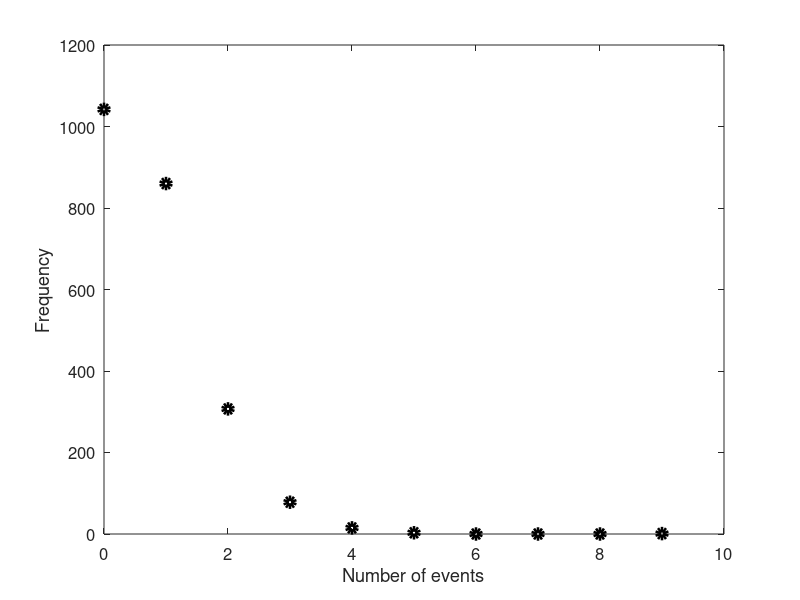

Reproduce this figure in MATLAB.
display('file: NeutrinosData.m')
k = 0:9; % number of events (neutrinos in 10 s intervals)
frequencies = [1042, 860, 307, 78, 15, 3, 0, 0, 0, 1];
figure;
plot(k, frequencies, 'ko', 'LineWidth', 4, 'MarkerSize', 6);
xlabel('Number of events', 'FontSize', 15);
ylabel('Frequency', 'FontSize', 15);
set(gca, 'FontSize', 12, 'YDir', 'normal');
%  print('-dpng','Neutrinos260129.png')
% print('-depsc','Neutrinos260129.eps')
